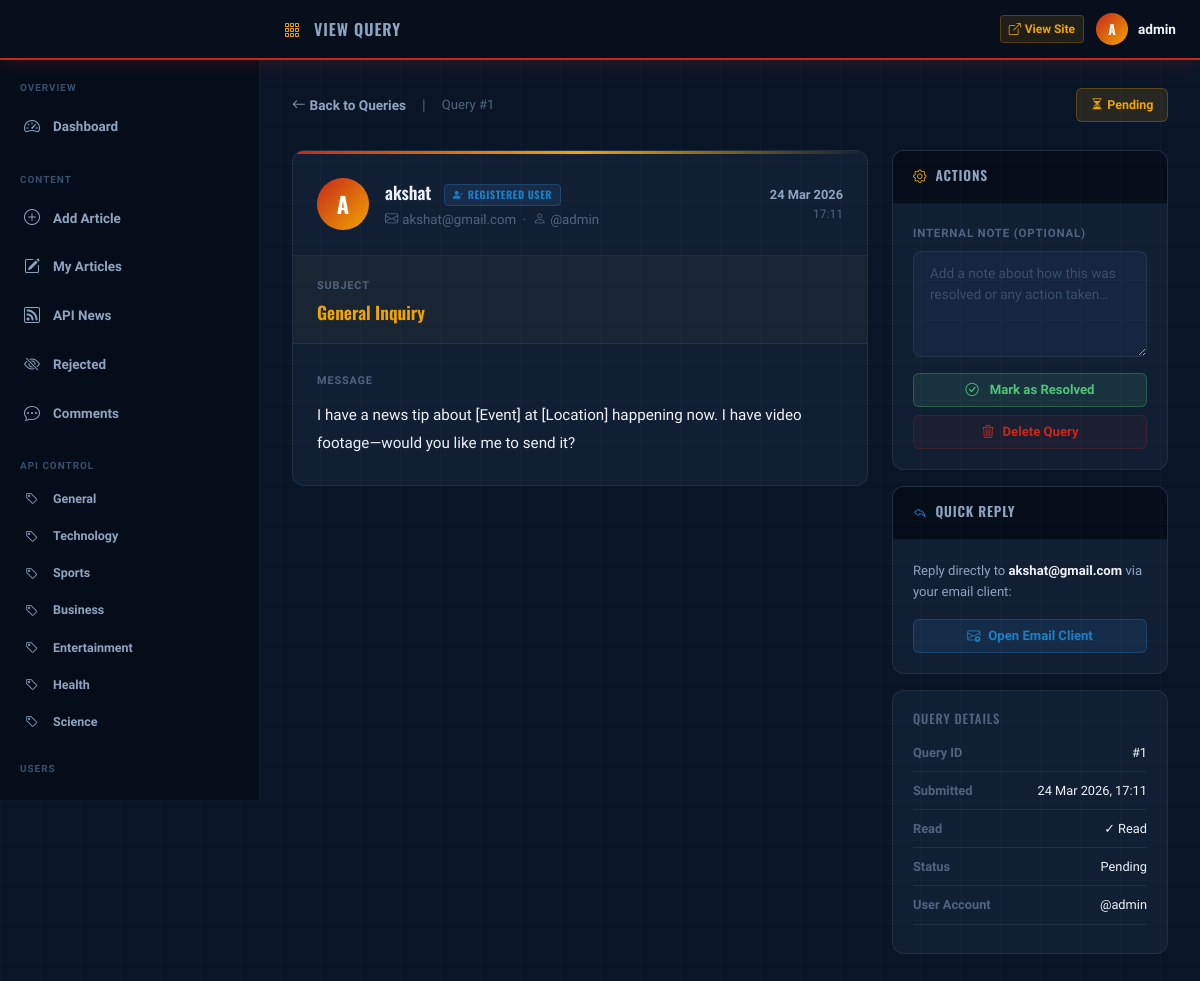
Page /admin/queries/1 (signed in) on the committed database.
### database.py (models this page shows, shortened)
class User(UserMixin, db.Model):
    id            = db.Column(db.Integer, primary_key=True)
    username      = db.Column(db.String(80),  unique=True, nullable=False)
    email         = db.Column(db.String(120), unique=True, nullable=False)
    password_hash = db.Column(db.String(256), nullable=False)
    is_admin      = db.Column(db.Boolean, default=False)
    is_super_admin= db.Column(db.Boolean, default=False)  # only 1 super admin, can manage sub-admins
    is_active     = db.Column(db.Boolean, default=True)
    profile_pic   = db.Column(db.String(500), nullable=True)
    bio           = db.Column(db.String(300), nullable=True)
    joined_at     = db.Column(db.DateTime, default=datetime.utcnow)
    bookmarks     = db.relationship('Bookmark', backref='user', lazy=True, cascade='all, delete-orphan')

class ContactQuery(db.Model):
    id          = db.Column(db.Integer, primary_key=True)
    name        = db.Column(db.String(120), nullable=False)
    email       = db.Column(db.String(120), nullable=False)
    subject     = db.Column(db.String(100), nullable=False)
    message     = db.Column(db.Text, nullable=False)
    submitted_at= db.Column(db.DateTime, default=datetime.utcnow)
    is_read     = db.Column(db.Boolean, default=False)
    is_resolved = db.Column(db.Boolean, default=False)
    admin_note  = db.Column(db.Text, nullable=True)       # internal note by admin
    user_id     = db.Column(db.Integer, db.ForeignKey('user.id'), nullable=True)  # null if guest
    user        = db.relationship('User', backref='contact_queries', foreign_keys=[user_id])

### app.py (the view)
@app.route('/admin/queries/<int:query_id>')
@login_required
def admin_view_query(query_id):
    require_super_admin()
    query = db.get_or_404(ContactQuery, query_id)
    if not query.is_read:
        query.is_read = True
        db.session.commit()
    return render_template('admin/view_query.html', query=query)

### templates/admin/view_query.html (shortened to what this page needs)
{% extends "admin/base_admin.html" %}
{% block page_title %}View Query{% endblock %}
{% block content %}
<div class="admin-page-header">
    <div class="d-flex align-items-center gap-3">
        <a href="{{ url_for('admin_queries') }}" style="color:var(--text-secondary);font-size:0.85rem;font-weight:600;">
            <i class="bi bi-arrow-left me-1"></i>Back to Queries
        </a>
        <span style="color:var(--text-muted);">|</span>
        <span style="color:var(--text-muted);font-size:0.82rem;">Query #{{ query.id }}</span>
    </div>
    <div class="d-flex gap-2">
        {% if query.is_resolved %}
        <span style="background:rgba(82,196,122,0.12);border:1px solid rgba(82,196,122,0.25);color:#52c47a;font-size:0.78rem;font-weight:700;padding:0.35rem 0.85rem;border-radius:6px;">
            <i class="bi bi-check-circle-fill me-1"></i>Resolved
        </span>
        {% else %}
        <span style="background:rgba(240,165,0,0.12);border:1px solid rgba(240,165,0,0.25);color:var(--gold);font-size:0.78rem;font-weight:700;padding:0.35rem 0.85rem;border-radius:6px;">
            <i class="bi bi-hourglass-split me-1"></i>Pending
        </span>
        {% endif %}
    </div>
</div>
<div class="row g-4">
    <div class="col-lg-8">
        <div style="background:var(--bg-card);border:1px solid var(--navy-border);border-radius:var(--radius);overflow:hidden;">
            <div style="height:3px;background:linear-gradient(90deg,var(--red),var(--gold),transparent);"></div>
            <div style="padding:1.5rem;border-bottom:1px solid var(--navy-border);display:flex;align-items:center;gap:1rem;">
                <div style="width:52px;height:52px;border-radius:50%;background:linear-gradient(135deg,var(--red),var(--gold));display:flex;align-items:center;justify-content:center;font-family:'Oswald',sans-serif;font-size:1.4rem;font-weight:700;color:#fff;flex-shrink:0;">
                    {{ query.name[0]|upper }}
                </div>
                <div style="flex:1;">
                    <div style="font-family:'Oswald',sans-serif;font-size:1.1rem;font-weight:600;color:var(--text-primary);">
                        {{ query.name }}
                        {% if query.user %}
                        <span style="font-size:0.65rem;font-weight:700;background:rgba(58,143,212,0.12);border:1px solid rgba(58,143,212,0.25);color:var(--sky-blue);padding:0.15rem 0.5rem;border-radius:4px;margin-left:8px;vertical-align:middle;text-transform:uppercase;letter-spacing:0.05em;">
                            <i class="bi bi-person-check-fill me-1"></i>Registered User
                        </span>
                        {% else %}
                        <span style="font-size:0.65rem;font-weight:700;background:rgba(255,255,255,0.05);border:1px solid var(--navy-border);color:var(--text-muted);padding:0.15rem 0.5rem;border-radius:4px;margin-left:8px;vertical-align:middle;text-transform:uppercase;letter-spacing:0.05em;">
                            Guest
                        </span>
                        {% endif %}
                    </div>
                    <div style="color:var(--text-muted);font-size:0.83rem;margin-top:2px;">
                        <i class="bi bi-envelope me-1"></i>{{ query.email }}
                        {% if query.user %}
                        &nbsp;·&nbsp; <i class="bi bi-person me-1"></i>@{{ query.user.username }}
                        {% endif %}
                    </div>
                </div>
                <div style="text-align:right;flex-shrink:0;">
                    <div style="font-size:0.8rem;color:var(--text-secondary);font-weight:600;">{{ query.submitted_at.strftime('%d %b %Y') }}</div>
                    <div style="font-size:0.75rem;color:var(--text-muted);">{{ query.submitted_at.strftime('%H:%M') }}</div>
                </div>
            </div>
            <div style="padding:1rem 1.5rem;border-bottom:1px solid var(--navy-border);background:rgba(240,165,0,0.04);">
                <span style="font-size:0.68rem;font-weight:700;text-transform:uppercase;letter-spacing:0.08em;color:var(--text-muted);">Subject</span>
                <div style="font-family:'Oswald',sans-serif;font-size:1.1rem;font-weight:600;color:var(--gold);margin-top:2px;">
                    {{ query.subject }}
                </div>
            </div>
            <div style="padding:1.75rem 1.5rem;">
                <span style="font-size:0.68rem;font-weight:700;text-transform:uppercase;letter-spacing:0.08em;color:var(--text-muted);display:block;margin-bottom:0.75rem;">Message</span>
                <div style="font-size:0.95rem;color:var(--text-primary);line-height:1.8;white-space:pre-wrap;font-family:'Source Sans 3',sans-serif;">{{ query.message }}</div>
            </div>
        </div>
    </div>
    <div class="col-lg-4">
        <div style="background:var(--bg-card);border:1px solid var(--navy-border);border-radius:var(--radius);overflow:hidden;margin-bottom:1rem;">
            <div style="background:#060d1a;border-bottom:1px solid rgba(200,39,26,0.15);padding:0.85rem 1.25rem;">
                <span style="font-family:'Oswald',sans-serif;font-size:0.85rem;font-weight:600;text-transform:uppercase;letter-spacing:0.06em;color:var(--text-secondary);">
                    <i class="bi bi-gear me-2" style="color:var(--gold);"></i>Actions
                </span>
            </div>
            <div style="padding:1.25rem;">
                <form method="POST" action="{{ url_for('admin_resolve_query', query_id=query.id) }}">
                    <div class="mb-3">
                        <label style="font-size:0.72rem;font-weight:700;text-transform:uppercase;letter-spacing:0.07em;color:var(--text-muted);display:block;margin-bottom:0.5rem;">
                            Internal Note (optional)
                        </label>
                        <textarea name="admin_note" class="form-control" rows="4"
                                  placeholder="Add a note about how this was resolved or any action taken…"
                                  style="font-size:0.85rem;">{{ query.admin_note or '' }}</textarea>
                    </div>
                    <button type="submit" class="btn w-100 mb-2"
                            style="background:{{ 'rgba(200,39,26,0.12)' if query.is_resolved else 'rgba(82,196,122,0.12)' }};border:1px solid {{ 'rgba(200,39,26,0.3)' if query.is_resolved else 'rgba(82,196,122,0.3)' }};color:{{ 'var(--red)' if query.is_resolved else '#52c47a' }};font-weight:700;font-size:0.82rem;">
                        <i class="bi bi-{{ 'arrow-counterclockwise' if query.is_resolved else 'check-circle' }} me-2"></i>
                        {{ 'Mark as Pending' if query.is_resolved else 'Mark as Resolved' }}
                    </button>
                </form>
                <form method="POST" action="{{ url_for('admin_delete_query', query_id=query.id) }}"
                      onsubmit="return confirm('Delete this query permanently?')">
                    <button type="submit" class="btn w-100"
                            style="background:rgba(200,39,26,0.06);border:1px solid rgba(200,39,26,0.2);color:var(--red);font-weight:700;font-size:0.82rem;">
                        <i class="bi bi-trash3 me-2"></i>Delete Query
                    </button>
                </form>
            </div>
        </div>
        <div style="background:var(--bg-card);border:1px solid var(--navy-border);border-radius:var(--radius);overflow:hidden;margin-bottom:1rem;">
            <div style="background:#060d1a;border-bottom:1px solid rgba(200,39,26,0.15);padding:0.85rem 1.25rem;">
                <span style="font-family:'Oswald',sans-serif;font-size:0.85rem;font-weight:600;text-transform:uppercase;letter-spacing:0.06em;color:var(--text-secondary);">
                    <i class="bi bi-reply me-2" style="color:var(--sky-blue);"></i>Quick Reply
                </span>
            </div>
            <div style="padding:1.25rem;">
                <p style="font-size:0.82rem;color:var(--text-secondary);margin-bottom:1rem;">
                    Reply directly to <strong style="color:var(--text-primary);">{{ query.email }}</strong> via your email client:
                </p>
                <a href="mailto:{{ query.email }}?subject=Re: {{ query.subject }} — NewsStream&body=Hi {{ query.name }},%0A%0AThank you for reaching out to NewsStream.%0A%0A----%0AYour original message:%0A{{ query.message[:200] }}"
                   class="btn w-100"
                   style="background:rgba(58,143,212,0.12);border:1px solid rgba(58,143,212,0.25);color:var(--sky-blue);font-weight:700;font-size:0.82rem;">
                    <i class="bi bi-envelope-arrow-up me-2"></i>Open Email Client
                </a>
            </div>
        </div>
        <div style="background:var(--bg-card);border:1px solid var(--navy-border);border-radius:var(--radius);padding:1.25rem;">
            <h6 style="font-family:'Oswald',sans-serif;font-size:0.8rem;text-transform:uppercase;letter-spacing:0.07em;color:var(--text-muted);margin-bottom:1rem;">Query Details</h6>
            {% for label, value in [
                ('Query ID',     '#' ~ query.id),
                ('Submitted',    query.submitted_at.strftime('%d %b %Y, %H:%M')),
                ('Read',         '✓ Read' if query.is_read else '✗ Unread'),
                ('Status',       'Resolved' if query.is_resolved else 'Pending'),
                ('User Account', '@' ~ query.user.username if query.user else 'Guest / No Account'),
            ] %}
            <div class="d-flex justify-content-between mb-2" style="font-size:0.8rem;padding-bottom:0.5rem;border-bottom:1px solid var(--navy-border);">
                <span style="color:var(--text-muted);font-weight:600;">{{ label }}</span>
                <span style="color:var(--text-primary);font-weight:500;">{{ value }}</span>
            </div>
            {% endfor %}
        </div>
    </div>
</div>
{% endblock %}

### templates/admin/base_admin.html (shortened to what this page needs)
<!DOCTYPE html>
<html lang="en">
<head>
    <link href="https://cdn.jsdelivr.net/npm/bootstrap@5.3.2/dist/css/bootstrap.min.css" rel="stylesheet">
    <link href="https://cdn.jsdelivr.net/npm/bootstrap-icons@1.11.0/font/bootstrap-icons.css" rel="stylesheet">
    <link rel="stylesheet" href="{{ url_for('static', filename='css/style.css') }}">
</head>
<body>
<div class="admin-topbar-brand">
    <span class="brand-news">News</span><span class="brand-stream">Stream</span>
    <span class="admin-badge">Admin</span>
</div>
<div class="admin-topbar">
    <div class="topbar-title">
        <i class="bi bi-grid-3x3-gap me-2" style="color:var(--gold);"></i>
        {% block page_title %}Dashboard{% endblock %}
    </div>
    <div class="topbar-actions">
        <a href="{{ url_for('index') }}" class="btn btn-sm" target="_blank"
           style="background:rgba(240,165,0,0.1);border:1px solid rgba(240,165,0,0.25);color:var(--gold);font-size:0.75rem;font-weight:700;">
            <i class="bi bi-box-arrow-up-right me-1"></i>View Site
        </a>
        <div class="topbar-user">
            <div class="topbar-avatar">{{ current_user.username[0]|upper }}</div>
            <span style="color:var(--text-primary);">{{ current_user.username }}</span>
        </div>
    </div>
</div>
<aside class="admin-sidebar">
    <div class="sidebar-section-label">Overview</div>
    <a href="{{ url_for('admin') }}" class="admin-nav-item {{ 'active' if request.endpoint == 'admin' else '' }}">
        <i class="bi bi-speedometer2"></i> Dashboard
    </a>
    <div class="sidebar-section-label">Content</div>
    <a href="{{ url_for('admin_add_news') }}" class="admin-nav-item {{ 'active' if request.endpoint == 'admin_add_news' else '' }}">
        <i class="bi bi-plus-circle"></i> Add Article
    </a>
    <a href="{{ url_for('admin') }}?type=admin" class="admin-nav-item">
        <i class="bi bi-pencil-square"></i> My Articles
    </a>
    <a href="{{ url_for('admin') }}?type=api" class="admin-nav-item">
        <i class="bi bi-rss"></i> API News
    </a>
    <a href="{{ url_for('admin') }}?status=rejected" class="admin-nav-item">
        <i class="bi bi-eye-slash"></i> Rejected
    </a>
    <a href="{{ url_for('admin_comments') }}" class="admin-nav-item {{ 'active' if request.endpoint in ['admin_comments'] else '' }}">
        <i class="bi bi-chat-dots"></i> Comments
    </a>
    <div class="sidebar-section-label">API Control</div>
    {% for cat in ['general','technology','sports','business','entertainment','health','science'] %}
    <a href="{{ url_for('admin') }}?category={{ cat }}" class="admin-nav-item" style="padding-top:0.5rem;padding-bottom:0.5rem;">
        <i class="bi bi-tag" style="font-size:0.8rem;"></i>
        <span style="font-size:0.78rem;">{{ cat|title }}</span>
    </a>
    {% endfor %}
    <div class="sidebar-section-label">Users</div>
    <a href="{{ url_for('admin_users') }}" class="admin-nav-item {{ 'active' if request.endpoint == 'admin_users' else '' }}">
        <i class="bi bi-people"></i> Manage Users
    </a>
</aside>
<main class="admin-main">
    <div class="admin-content">
        {% block content %}{% endblock %}
    </div>
</main>
</body>
</html>

### rows in the picture
User: username "A", username "admin", user.username "admin"
ContactQuery: id "1", name "A", name "akshat", email "akshat@gmail.com", submitted_at "24 Mar 2026", submitted_at "17:11", subject "General Inquiry", message "I have a news tip about [Event] at [Location] happening now. I have video footage—would you like me to send it?", is_resolved "Mark as Resolved"

### other values in the picture
{{ cat|title }} "General" "Technology" "Sports" "Business" "Entertainment" "Health" "Science"
{{ label }} "Query ID" "Submitted" "Read" "Status" "User Account"
{{ value }} "#1" "24 Mar 2026, 17:11" "✓ Read" "Pending" "@admin"
